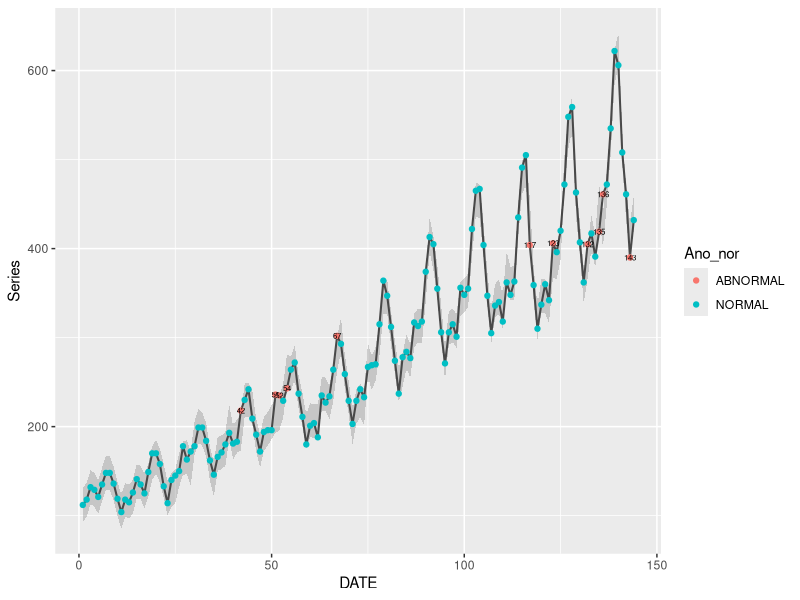

Source code (R):
library(forecast)

library(tidyverse)

library(gridExtra)

#series,date_vector

#date_vector=date_vector_1
#series=sr_1

ARIMA_ANOMAL<-function(series,date_vector,level=0.90){
  multiplier=qnorm(1-(1-level)/2)
  aa=auto.arima(series,trace = F)
  upper=fitted(aa) + multiplier*sqrt(aa$sigma2)
  lower=fitted(aa) - multiplier*sqrt(aa$sigma2)
  dd=data.frame(DATE=date_vector,Fitted=aa$fitted,Upper=upper,
                Lower=lower,Series=series)
  
  Ano_nor=rep("NORMAL",length(as.vector(date_vector)))
  
  Ano_nor[which(dd$Series>dd$Upper | dd$Series<dd$Lower)]="ABNORMAL"
  
  dd$Ano_nor=Ano_nor
  
  ABNORMAL_dd=dd[which(Ano_nor=="ABNORMAL"),]
  
  Plot=ggplot(dd,aes(x=DATE,y=Series)) + 
    geom_line(col='grey30',size=.7)+
    geom_ribbon(aes(x=DATE,ymin=Lower, ymax=Upper), alpha=0.20)+
    geom_point(aes(color=Ano_nor))+
    geom_text(data=ABNORMAL_dd,aes(x=DATE,y=Series,label=DATE),
              size=2)
  
  ABNORMAL_DATES=ABNORMAL_dd$DATE
  
  l=list(Model=aa,Plot=Plot,ABNORMAL_DATES=ABNORMAL_DATES)
  
  return(l)
}

####################################################################
anomal<-function(series,date_vector,logic="IQR"){
  
  sr=series
  
  sr_decompose=decompose(sr)
  
  random=sr_decompose$random
  
  random=na.omit(random)
  
  if(logic=="IQR"){
    random_upper=quantile(random,.75)+1.5*IQR(random)
    random_lower=quantile(random,.25)-1.5*IQR(random)
  }
  
  else if(logic=="NORMALITY"){
    random_upper=mean(random)+sd(random)
    random_lower=mean(random)-sd(random)
  }
  
  else{
    MAD=mad(random)
    random_upper=mad(random)
    random_lower=(-mad(random))
  }
  
  
  Ano_nor=rep("NORMAL",length(date_vector))
  Ano_nor[which(random>random_upper | random<random_lower)+3]="ABNORMAL"
  
  
  Date=date_vector
  
  dd=data.frame(sr,DATE=Date,TREND=sr_decompose$trend,
                SEASONAL=sr_decompose$seasonal,
                RANDOM=sr_decompose$random,Ano_nor)
  
  SERIES=ggplot(data=dd,aes(x=DATE,y=sr))+
    geom_line(col='grey30',size=.7)+
    geom_point(size=1.3,aes(color=Ano_nor))+
    ylab("SERIES")
  
  TREND=ggplot(data=dd,aes(x=DATE,y=TREND))+
    geom_line(col='grey30',size=.9)+
    ylab("TREND")#+geom_point(size=1.3,aes(color=Ano_nor))
  
  SEASONAL=ggplot(data=dd,aes(x=DATE,y=SEASONAL))+
    geom_line(col='grey30',size=.7)+
    ylab("SEASONAL")#+geom_point(size=1.3,aes(color=Ano_nor))
  
  
  ABNORMAL_dd=dd[which(Ano_nor=="ABNORMAL"),]
  
  RANDOM=ggplot(data=dd,aes(x=DATE,y=RANDOM))+
    geom_line(col='grey30',size=.7)+
    ylab("RANDOM")+geom_point(size=1.3,aes(color=Ano_nor))+
    geom_hline(yintercept = random_upper,col="grey60")+
    geom_hline(yintercept = random_lower,col="grey60")+
    geom_text(data=ABNORMAL_dd,aes(label=DATE),size=2,
              vjust=-.5*as.numeric(ABNORMAL_dd$RANDOM>0,
                                   check_overlap = T,
                                   angle = 45))
  
  DECOMPOSED_PLOT=grid.arrange(SERIES,TREND,SEASONAL,RANDOM,ncol=1)
  
  anomal_all=list(ABNORMAL_DATES=ABNORMAL_dd$DATE,
                  SERIES=SERIES,
                  SEASONAL=SEASONAL,
                  RANDOM=RANDOM,
                  DECOMPOSED_PLOT=DECOMPOSED_PLOT
  )
  return(anomal_all)
  
  
}


#final=function(series,date_vector,logic="IQR"){
#  if(logic=="ARIMA"){res=ARIMA_ANOMAL(series,date_vector)}
#  else{res=anomal(series,date_vector,logic="IQR")}
#  rerun(res)
#}


aaa=ARIMA_ANOMAL(AirPassengers,1:length(AirPassengers))
aaa